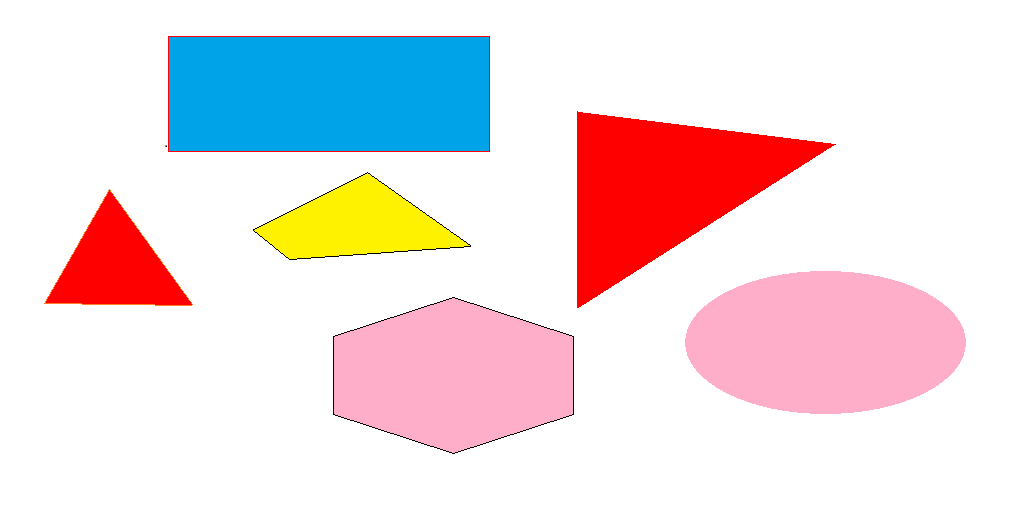
//> input picture input/5.png, 1021 x 507 px
$ ./detect_shape_1   (built with g++ and OpenCV 4)
//> lines starting //> are read from the running program, lines starting //| are printed output that depends on the picture; after the words box and inside, x2 and y2 are one past the last pixel; in counts of white or black regions, pixels touching at a corner belong together
#include "opencv2/imgproc/imgproc.hpp"
#include "opencv2/highgui/highgui.hpp"
#include "opencv2/core/core.hpp"
#include "opencv/highgui.h"
#include "opencv/cv.h"
#include <iostream>
#include <sstream>
#include <stdio.h>
#include <string>
#include <cmath>

using namespace cv;
using namespace std;

vector<Point> approx;
vector<vector<Point> > contours;

static double angle(Point pt1, Point pt2, Point pt0)
{
	double dx1 = pt1.x - pt0.x;
	double dy1 = pt1.y - pt0.y;
	double dx2 = pt2.x - pt0.x;
	double dy2 = pt2.y - pt0.y;
	return (dx1*dx2 + dy1*dy2) / sqrt((dx1*dx1 + dy1*dy1)*(dx2*dx2 + dy2*dy2) + 1e-10);
}

void setLabel(Mat& im, const string label, vector<Point>& contour);
void find_triangle(Mat& result);
void find_square(Mat& result);
void find_rectangle(Mat& result);
void find_penta(Mat& result);
void find_hexa(Mat& result);
void find_circle(Mat& result);

int main()
{
	// Load image;
	Mat src = imread("5.png");
//> src is the input picture: 507 rows x 1021 cols, CV_8UC3; mean B, G, R 224.5, 221.2, 236.5
	if (src.empty())
		return -1;
	// Create image for display
	Mat dst = src.clone();
	// Find Contours
	Mat gray;
	cvtColor(src, gray, CV_BGR2GRAY);
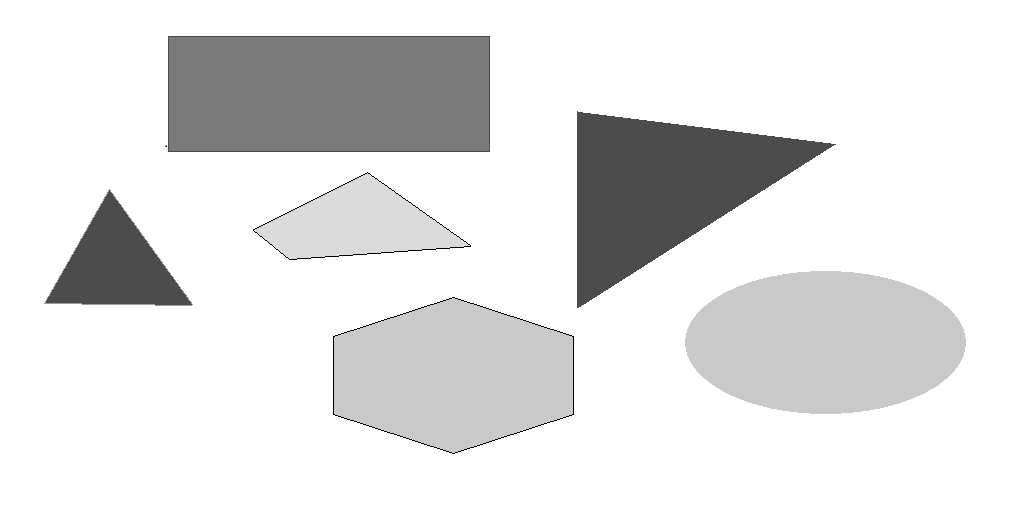
//> gray: 507 rows x 1021 cols, CV_8UC1; min 0, max 255, mean 226.1
	Mat bw;
	Canny(gray, bw, 0, 50, 5);
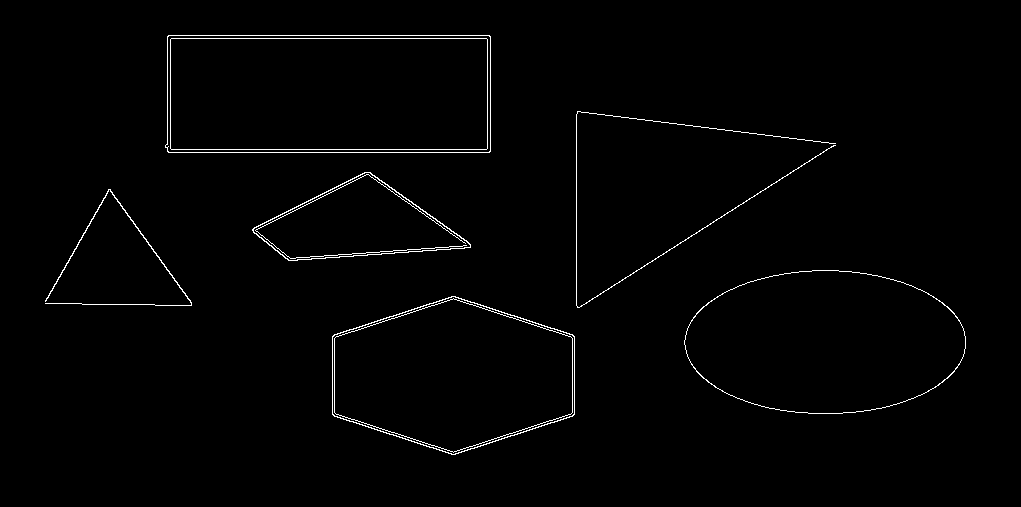
//> bw: 507 rows x 1021 cols, CV_8UC1; 1.2% white in thin lines or dots, all inside (x1, y1, x2, y2) = (45, 35, 966, 455)
	findContours(bw.clone(), contours, CV_RETR_EXTERNAL, CV_CHAIN_APPROX_SIMPLE);
//> contours = 6 contours; box (x1, y1, x2, y2) and area: (165, 35, 491, 153) 37796, (684, 270, 966, 414) 31543, (332, 296, 575, 455) 28874, (252, 172, 471, 261) 10754, (45, 189, 192, 306) 146, (576, 111, 836, 308) 71
	// Find Triangles
	find_triangle(dst);
	// Find Squares
	find_square(dst);
	// Find Rectangles
	find_rectangle(dst);
	// Find Pentas
	find_penta(dst);
	// Find Hexas
	find_hexa(dst);
	// Find Circles
	find_circle(dst);
	// Show result
	imshow("src", src);
	imshow("dst", dst);
	waitKey(0);
	return 0;
}
void setLabel(Mat& im, const string label, vector<Point>& contour)
{
	int fontface = FONT_HERSHEY_SIMPLEX;
	double scale = 0.4;
	int thickness = 1;
	int baseline = 0;

	Size text = getTextSize(label, fontface, scale, thickness, &baseline);
	Rect r = boundingRect(contour);

	Point pt(r.x + ((r.width - text.width) / 2), r.y + ((r.height + text.height) / 2));
	rectangle(im, pt + Point(0, baseline), pt + Point(text.width, -text.height), CV_RGB(255, 255, 255), CV_FILLED);
	putText(im, label, pt, fontface, scale, CV_RGB(0, 0, 0), thickness, 8);
}

void find_triangle(Mat& result)
{
	for (int i = 0; i < contours.size(); i++)
	{
		approxPolyDP(Mat(contours[i]), approx, arcLength(Mat(contours[i]), true)*0.02, true);
		if (fabs(contourArea(contours[i])) < 100 || !isContourConvex(approx))
			continue;
		if (approx.size() == 3)
		{
			setLabel(result, "TRI", contours[i]);
		}
	}
//> this loop made 6 passes
}
void find_square(Mat& result)
{
	for (int i = 0; i < contours.size(); i++)
	{
		approxPolyDP(Mat(contours[i]), approx, arcLength(Mat(contours[i]), true)*0.02, true);
		if (fabs(contourArea(contours[i])) < 100 || !isContourConvex(approx))
			continue;
		if (approx.size() >= 4 && approx.size() <= 6)
		{
			int vtc = approx.size();
			std::vector<double> cos;
			for (int j = 2; j < vtc + 1; j++)
				cos.push_back(angle(approx[j%vtc], approx[j - 2], approx[j - 1]));
			std::sort(cos.begin(), cos.end());
			double mincos = cos.front();
			double maxcos = cos.back();
			if (vtc == 4 && mincos >= -0.1 && maxcos <= 0.3)
			{
				// Detect rectangle or square
				cv::Rect r = cv::boundingRect(contours[i]);
				double ratio = std::abs(1 - (double)r.width / r.height);
				if (ratio <= 0.02)
					setLabel(result, "SQU", contours[i]);
			}
		}
	}
//> this loop made 6 passes
//> (vtc, r, ratio) on pass 6: (4, Rect(165, 35, 326, 118), 1.76)
//> vtc on passes 1, 4: 6, 4
}
void find_rectangle(Mat& result)
{
	for (int i = 0; i < contours.size(); i++)
	{
		approxPolyDP(Mat(contours[i]), approx, arcLength(Mat(contours[i]), true)*0.02, true);
		if (fabs(contourArea(contours[i])) < 100 || !isContourConvex(approx))
			continue;
		if (approx.size() >= 4 && approx.size() <= 6)
		{
			int vtc = approx.size();
			std::vector<double> cos;
			for (int j = 2; j < vtc + 1; j++)
				cos.push_back(angle(approx[j%vtc], approx[j - 2], approx[j - 1]));
			std::sort(cos.begin(), cos.end());
			double mincos = cos.front();
			double maxcos = cos.back();
			if (vtc == 4 && mincos >= -0.1 && maxcos <= 0.3)
			{
				// Detect rectangle or square
				cv::Rect r = cv::boundingRect(contours[i]);
				double ratio = std::abs(1 - (double)r.width / r.height);
				if (ratio > 0.02)
					setLabel(result, "RECT", contours[i]);
			}
		}
	}
//> this loop made 6 passes
//> (vtc, ratio, baseline in setLabel, text in setLabel, r in setLabel, pt in setLabel) on pass 6: (4, 1.76, 4, Size(32, 9), Rect(165, 35, 326, 118), Point(312, 98))
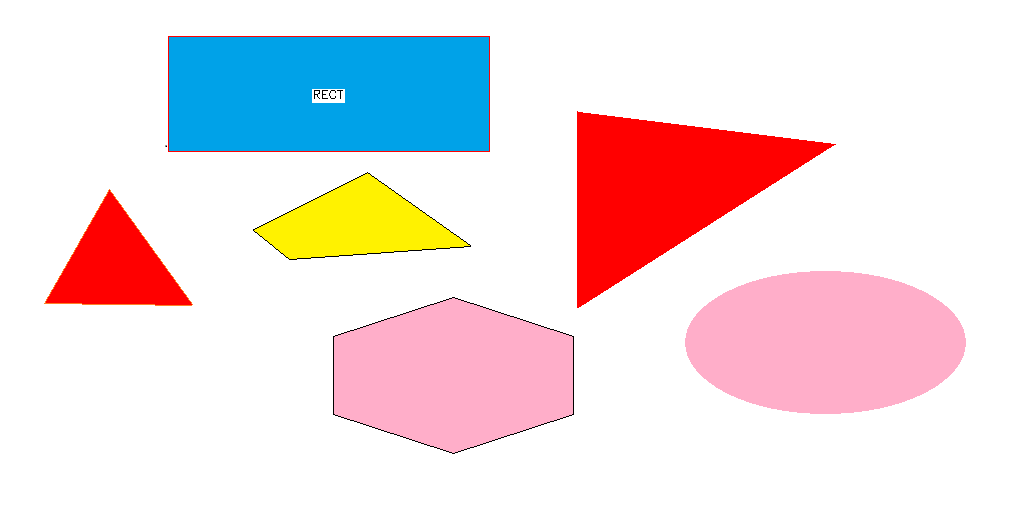
//> result: 507 rows x 1021 cols, CV_8UC3; 0.09% of pixels changed, all inside (x1, y1, x2, y2) = (312, 89, 345, 103)
}
void find_penta(Mat& result)
{
	for (int i = 0; i < contours.size(); i++)
	{
		approxPolyDP(Mat(contours[i]), approx, arcLength(Mat(contours[i]), true)*0.02, true);
		if (fabs(contourArea(contours[i])) < 100 || !isContourConvex(approx))
			continue;
		if (approx.size() >= 4 && approx.size() <= 6)
		{
			int vtc = approx.size();
			std::vector<double> cos;
			for (int j = 2; j < vtc + 1; j++)
				cos.push_back(angle(approx[j%vtc], approx[j - 2], approx[j - 1]));
			std::sort(cos.begin(), cos.end());
			double mincos = cos.front();
			double maxcos = cos.back();
			if (vtc == 5 && mincos >= -0.34 && maxcos <= -0.27)
				setLabel(result, "PENTA", contours[i]);
		}
	}
//> this loop made 6 passes
}
void find_hexa(Mat& result)
{
	for (int i = 0; i < contours.size(); i++)
	{
		approxPolyDP(Mat(contours[i]), approx, arcLength(Mat(contours[i]), true)*0.02, true);
		if (fabs(contourArea(contours[i])) < 100 || !isContourConvex(approx))
			continue;
		if (approx.size() >= 4 && approx.size() <= 6)
		{
			int vtc = approx.size();
			std::vector<double> cos;
			for (int j = 2; j < vtc + 1; j++)
				cos.push_back(angle(approx[j%vtc], approx[j - 2], approx[j - 1]));
			std::sort(cos.begin(), cos.end());
			double mincos = cos.front();
			double maxcos = cos.back();
			if (vtc == 6 && mincos >= -0.55 && maxcos <= -0.45)
				setLabel(result, "HEXA", contours[i]);
		}
	}
}
void find_circle(Mat& result)
{
	for (int i = 0; i < contours.size(); i++)
	{
		approxPolyDP(Mat(contours[i]), approx, arcLength(Mat(contours[i]), true)*0.02, true);
		if (fabs(contourArea(contours[i])) < 100 || !isContourConvex(approx))
			continue;
		if (approx.size() > 6)
		{
			double area = cv::contourArea(contours[i]);
			cv::Rect r = cv::boundingRect(contours[i]);
			int radius = r.width / 2;
			if (std::abs(1 - ((double)r.width / r.height)) <= 0.2 &&
				std::abs(1 - (area / (CV_PI * std::pow(radius, 2)))) <= 0.2)
				setLabel(result, "CIR", contours[i]);
		}
	}
//> this loop made 6 passes
//> (area, r, radius) on pass 2: (31543, Rect(684, 270, 282, 144), 141)
}

$ run again, with input/2.png copied over input/5.png
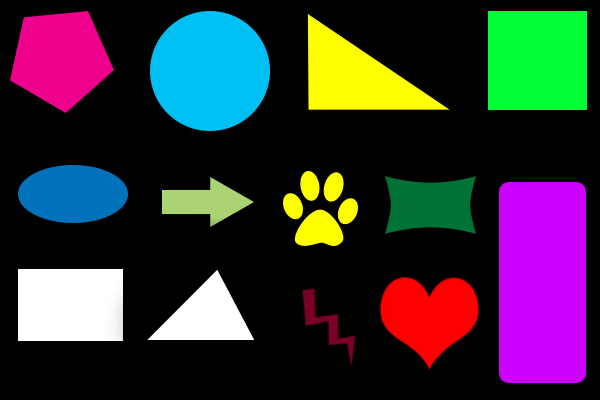
//> input picture input/2.png, 600 x 400 px
//> src is the input picture: 400 rows x 600 cols, CV_8UC3; mean B, G, R 54.3, 48, 52.4
//> `Canny(gray, bw, 0, 50, 5);`:
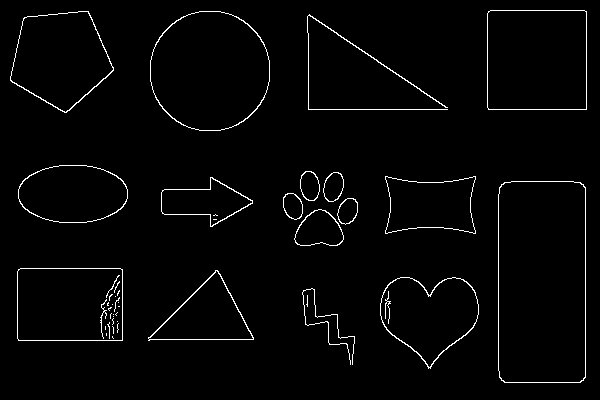
//> bw: 400 rows x 600 cols, CV_8UC1; 2.2% white in thin lines or dots, all inside (x1, y1, x2, y2) = (10, 10, 587, 383)
//> contours = 18 contours, 2 with area under 20; largest, box (x1, y1, x2, y2) and area: (498, 181, 586, 383) 17392, (150, 11, 270, 131) 11337, (487, 10, 587, 110) 9794, (17, 268, 123, 341) 7553, (10, 11, 114, 113) 7210
//> the loop in find_triangle, `for (int i = 0; i < contours.size(); i++)` made 18 passes
//> (approx, baseline in setLabel, text in setLabel, r in setLabel, pt in setLabel) on pass 4: (3 Points (x, y): [253, 337], [215, 270], [148, 340], 4, Size(19, 9), Rect(148, 270, 106, 71), Point(191, 310))
//> the loop in find_square, `for (int i = 0; i < contours.size(); i++)` made 18 passes
//> (vtc, ratio, baseline in setLabel, text in setLabel, r in setLabel, pt in setLabel) on pass 18: (4, 0, 4, Size(27, 9), Rect(487, 10, 100, 100), Point(523, 64))
//> the loop in find_rectangle, `for (int i = 0; i < contours.size(); i++)` made 18 passes
//> (vtc, ratio, r in setLabel, pt in setLabel) on passes 5, 9, 11: (4, 0.452, Rect(17, 268, 106, 73), Point(54, 309)), (4, 0.564, Rect(498, 181, 88, 202), Point(526, 286)), (4, 0.569, Rect(385, 176, 91, 58), Point(414, 209))
//> the loop in find_penta, `for (int i = 0; i < contours.size(); i++)` made 18 passes
//> vtc on passes 5, 9, 11, 17, 18: 4, 4, 4, 5, 4
//> the loop in find_hexa, `for (int i = 0; i < contours.size(); i++)` made 18 passes
//> the loop in find_circle, `for (int i = 0; i < contours.size(); i++)` made 18 passes
//> (area, radius, baseline in setLabel, text in setLabel, r in setLabel, pt in setLabel) on pass 16: (11337, 60, 4, Size(21, 9), Rect(150, 11, 120, 120), Point(199, 75))
//> after the loop in find_circle, `for (int i = 0; i < contours.size(); i++)`:
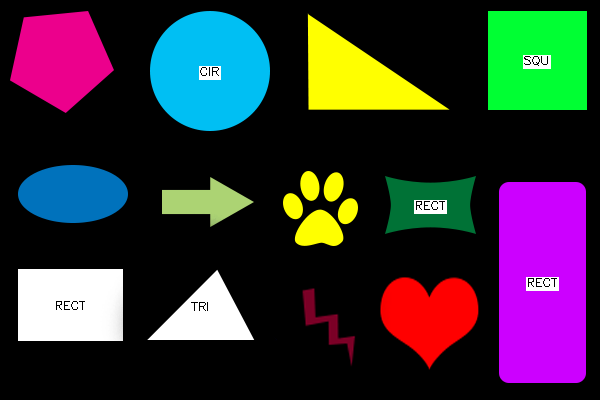
//> result: 400 rows x 600 cols, CV_8UC3; mean B, G, R 54.6, 48.4, 53.3

$ run again, with input/4.png copied over input/5.png
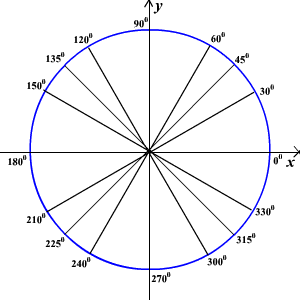
//> input picture input/4.png, 300 x 300 px
//> src is the input picture: 300 rows x 300 cols, CV_8UC3; mean B, G, R 246.3, 242.9, 242.9
//> `cvtColor(src, gray, CV_BGR2GRAY);`:
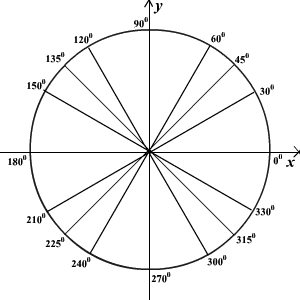
//> gray: 300 rows x 300 cols, CV_8UC1; min 0, max 255, mean 243.3
//> `Canny(gray, bw, 0, 50, 5);`:
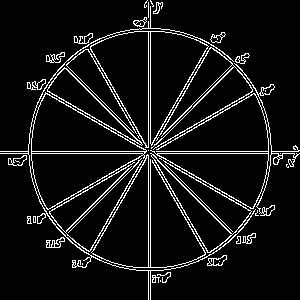
//> bw: 300 rows x 300 cols, CV_8UC1; 7.7% white in thin lines or dots
//> contours = 36 contours, 13 with area under 20; largest, box (x1, y1, x2, y2) and area: (31, 92, 206, 268) 10768, (90, 31, 209, 148) 7188, (150, 93, 269, 209) 3342, (150, 153, 252, 253) 1846, (47, 67, 143, 146) 1717
//> the loop in find_triangle, `for (int i = 0; i < contours.size(); i++)` made 36 passes
//> approx on passes 1, 4, 9, 13, 14, 16, 18: 2 Points (x, y): [160, 280], [160, 281], 2 Points (x, y): [82, 263], [82, 264], 4 Points (x, y): [33, 216], [33, 222], [35, 222], [35, 216], 2 Points (x, y): [165, 164], [232, 231], 2 Points (x, y): [141, 158], [68, 232], 1 Point (x, y): [280, 153], 1 Point (x, y): [148, 150]
//> the loop in find_square, `for (int i = 0; i < contours.size(); i++)` made 36 passes
//> the loop in find_rectangle, `for (int i = 0; i < contours.size(); i++)` made 36 passes
//> the loop in find_penta, `for (int i = 0; i < contours.size(); i++)` made 36 passes
//> the loop in find_hexa, `for (int i = 0; i < contours.size(); i++)` made 36 passes
//> the loop in find_circle, `for (int i = 0; i < contours.size(); i++)` made 36 passes
